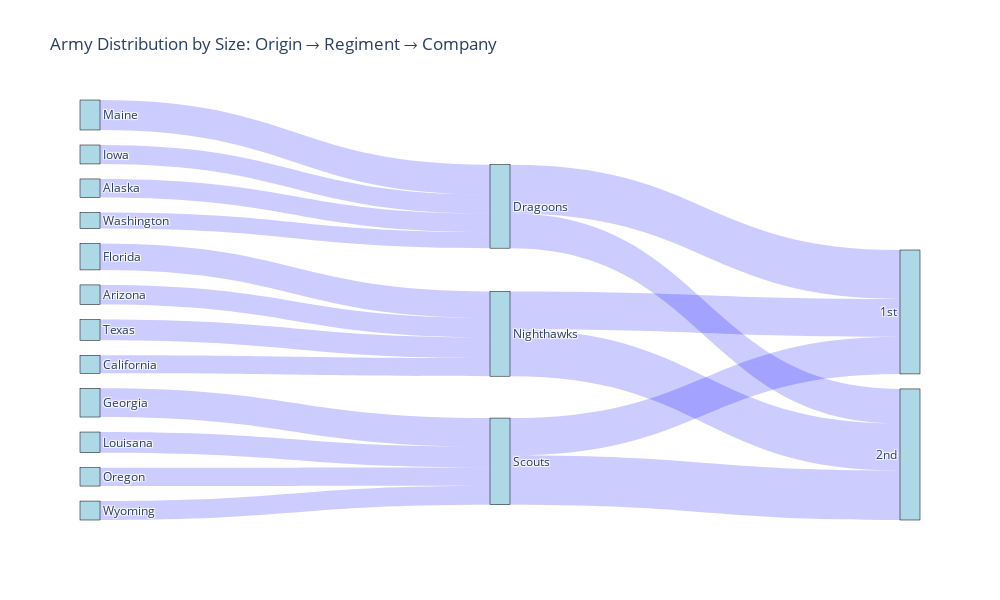

Notebook cell for this chart:
### Code cell
# Create the Sankey diagram
fig = go.Figure(
    data=[
        go.Sankey(
            node=dict(
                pad=15,
                thickness=20,
                line=dict(color="black", width=0.5),
                label=all_nodes,
                color="lightblue",
            ),
            link=dict(
                source=sources, target=targets, value=values, color="rgba(0,0,255,0.2)"
            ),
        )
    ]
)

fig.update_layout(
    title_text="Army Distribution by Size: Origin → Regiment → Company",
    font_size=12,
    width=1000,
    height=600,
)

fig.show()

### Figure 1 — Plotly figure (JSON) as saved in the notebook; plotly's stock layout.template omitted (floating-point values rounded to 4 significant figures)
{"data": [{"link": {"color": "rgba(0,0,255,0.2)", "source": [0, 1, 2, 3, 4, 5, 6, 7, 8, 9, 10, 11, 12, 12, 13, 13, 14, 14], "target": [12, 12, 12, 12, 13, 13, 13, 13, 14, 14, 14, 14, 15, 16, 15, 16, 15, 16], "value": [1045, 957, 1099, 1400, 1592, 1006, 987, 849, 973, 1005, 1099, 1523, 2002, 2499, 2598, 1836, 1978, 2622]}, "node": {"color": "lightblue", "label": ["Arizona", "California", "Texas", "Florida", "Maine", "Iowa", "Alaska", "Washington", "Oregon", "Wyoming", "Louisana", "Georgia", "Nighthawks", "Dragoons", "Scouts", "1st", "2nd"], "line": {"color": "black", "width": 0.5}, "pad": 15, "thickness": 20}, "type": "sankey"}], "layout": {"font": {"size": 12}, "height": 600, "title": {"text": "Army Distribution by Size: Origin → Regiment → Company"}, "width": 1000}}
